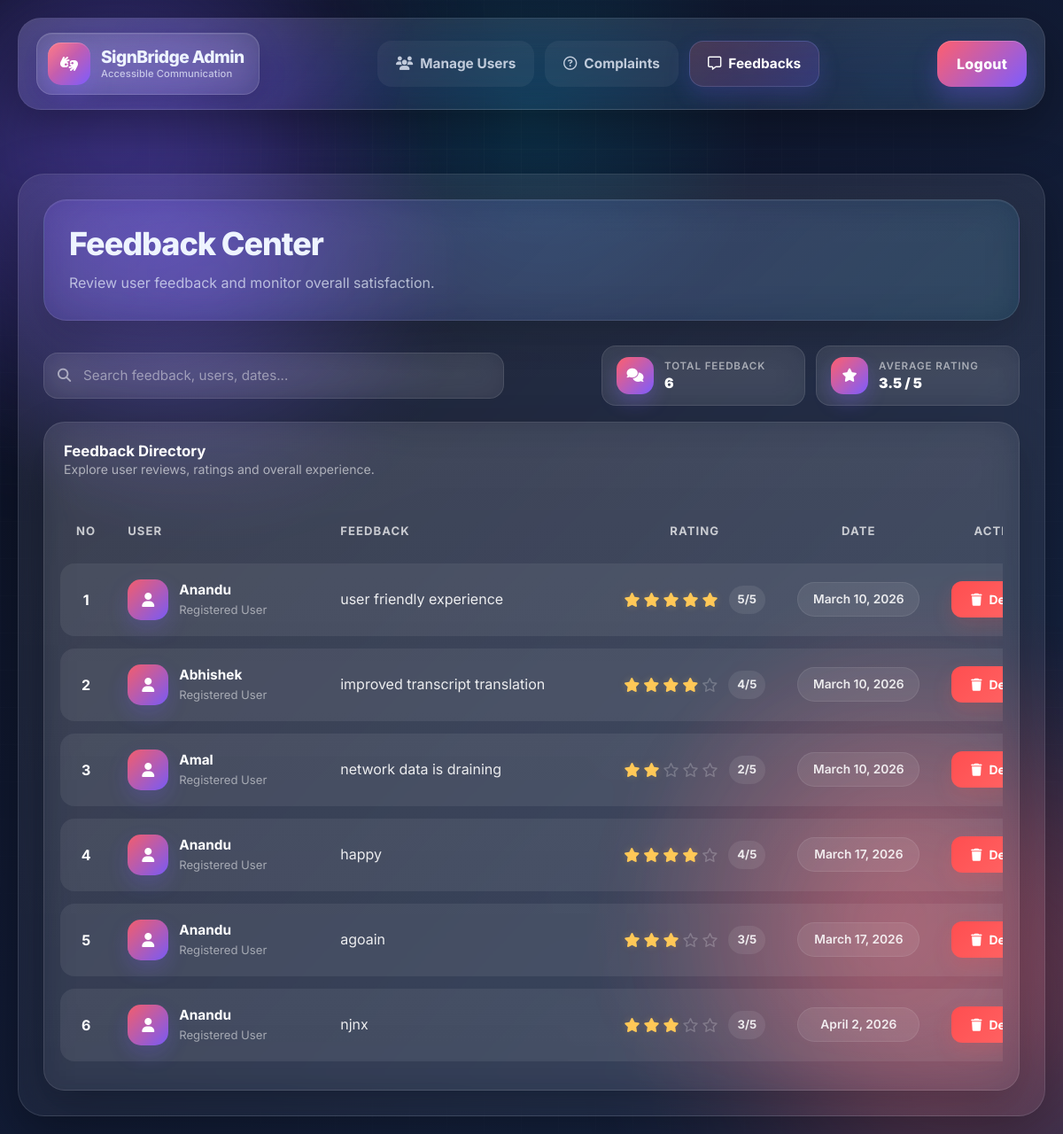
Screenshot of /Viewfeedback with the database file from the repository.
### signlang_app/models.py (models this page shows)
class FeedbackTable(models.Model):
    feedback=models.CharField(max_length=100, blank=True, null=True)
    rating=models.IntegerField( blank=True, null=True)
    date=models.DateField(auto_now_add=True, blank=True, null=True)
    USERID=models.ForeignKey(UserTable,on_delete=models.CASCADE,null=True,blank=True)

class UserTable(models.Model):
    name=models.CharField(max_length=20, blank=True, null=True)
    age=models.IntegerField( blank=True, null=True)
    gender=models.CharField(max_length=20, blank=True, null=True)
    email=models.CharField(max_length=50, blank=True, null=True)
    LOGINID=models.ForeignKey(LoginTable,on_delete=models.CASCADE,null=True,blank=True)

### signlang_app/views.py (the view)
# urls.py: path('Viewfeedback',Viewfeedback.as_view(),name='Viewfeedback'),
class Viewfeedback(View):
    def get (self,request):
        c=FeedbackTable.objects.all()
        return render(request,'administration/view_feedback.html',{'feedback':c})

### templates/administration/view_feedback.html (shortened to what this page needs)
{% extends "administration/admin_home.html" %}
{% block page_heading %}Feedback Center{% endblock %}
{% block page_subtitle %}Review user feedback and monitor overall satisfaction.{% endblock %}
{% block body %}
<div class="feedback-shell">
    <div class="feedback-topbar">
        <div class="search-wrap">
            <i class="fa-solid fa-magnifying-glass"></i>
            <input type="text" class="search-input" id="feedbackSearch"
                placeholder="Search feedback, users, dates...">
        </div>
        <div class="top-stats">
            <div class="mini-stat">
                <div class="icon-box">
                    <i class="fa-solid fa-comments"></i>
                </div>
                <div>
                    <small>Total Feedback</small>
                    <strong id="feedbackCount">{{ feedback|length }}</strong>
                </div>
            </div>
            <div class="mini-stat">
                <div class="icon-box">
                    <i class="fa-solid fa-star"></i>
                </div>
                <div>
                    <small>Average Rating</small>
                    <strong id="avgRating">0.0 / 5</strong>
                </div>
            </div>
        </div>
    </div>
    <div class="feedback-card">
        <div class="table-headline">
            <div>
                <h3>Feedback Directory</h3>
                <p>Explore user reviews, ratings and overall experience.</p>
            </div>
        </div>
        <div class="desktop-feedbacks">
            <div class="table-scroll">
                <table class="table custom-table mb-0">
                    <thead>
                        <tr>
                            <th>No</th>
                            <th>User</th>
                            <th>Feedback</th>
                            <th>Rating</th>
                            <th>Date</th>
                            <th class="text-center">Action</th>
                        </tr>
                    </thead>
                    <tbody id="feedbackTableBody">
                        {% for i in feedback %}
                        <tr class="feedback-row">
                            <td>{{ forloop.counter }}</td>
                            <td>
                                <div class="sender-box">
                                    <div class="sender-avatar">
                                        <i class="fa-solid fa-user"></i>
                                    </div>
                                    <div>
                                        <div class="sender-name">{{ i.USERID.name }}</div>
                                        <div class="sender-sub">Registered User</div>
                                    </div>
                                </div>
                            </td>
                            <td>
                                <div class="feedback-text">{{ i.feedback }}</div>
                            </td>
                            <td data-rating="{{ i.rating }}">
                                <div class="rating-wrap">
                                    <div class="rating-stars">
                                        {% for _ in "12345"|make_list %}
                                            {% if forloop.counter <= i.rating %}
                                                <i class="fa-solid fa-star active"></i>
                                            {% else %}
                                                <i class="fa-regular fa-star"></i>
                                            {% endif %}
                                        {% endfor %}
                                    </div>
                                    <span class="rating-pill">{{ i.rating }}/5</span>
                                </div>
                            </td>
                            <td>
                                <span class="date-pill">{{ i.date }}</span>
                            </td>
                            <td class="text-center">
                                <a href="/Deletefeedback/{{i.id}}"
                                   onclick="return confirm('Are you sure you want to delete this feedback?')"
                                   class="btn-delete text-decoration-none">
                                    <i class="fa-solid fa-trash"></i>
                                    Delete
                                </a>
                            </td>
                        </tr>
                        {% endfor %}
                    </tbody>
                </table>
            </div>
        </div>
    </div>
</div>
{% endblock %}

### templates/administration/admin_home.html (style rules this page uses)
:root { --bg-1: #0b1020; --bg-2: #111a33; --bg-3: #182847; --text: #eef4ff; --muted: rgba(238, 244, 255, 0.68); --border: rgba(255, 255, 255, 0.12); --accent-1: #ff5f6d; --accent-2: #7c5cff; --accent-3: #00d4ff; --glass: rgba(255,255,255,.08); --glass-2: rgba(255,255,255,.05); --shadow: 0 20px 60px rgba(0, 0, 0, .35); --primary-gradient: linear-gradient(135deg, #ff5f6d, #7c5cff); --soft-gradient: linear-gradient(135deg, rgba(255,95,109,.18), rgba(124,92,255,.22)); }
* { box-sizing: border-box; }
html, body { min-height: 100%; width: 100%; scroll-behavior: smooth; }
body { margin: 0; font-family: 'Inter', sans-serif; color: var(--text); background: radial-gradient(circle at 15% 20%, rgba(124, 92, 255, .22), transparent 22%), radial-gradient(circle at 85% 75%, rgba(255, 95, 109, .22), transparent 22%), radial-gradient(circle at 50% 10%, rgba(0, 212, 255, .14), transparent 20%), linear-gradient(135deg, var(--bg-1), var(--bg-2) 45%, var(--bg-3)); overflow-x: hidden; position: relative; }

### rows the page displays
FeedbackTable: USERID.name "Anandu", feedback "user friendly experience", rating "5", date "March 10, 2026"
FeedbackTable: USERID.name "Abhishek", feedback "improved transcript translation", rating "4", date "March 10, 2026"
FeedbackTable: USERID.name "Amal", feedback "network data is draining", rating "2", date "March 10, 2026"
FeedbackTable: USERID.name "Anandu", feedback "happy", rating "4", date "March 17, 2026"
FeedbackTable: USERID.name "Anandu", feedback "agoain", rating "3", date "March 17, 2026"
FeedbackTable: USERID.name "Anandu", feedback "njnx", rating "3", date "April 2, 2026"

### other values shown
{{ feedback|length }} "6"
